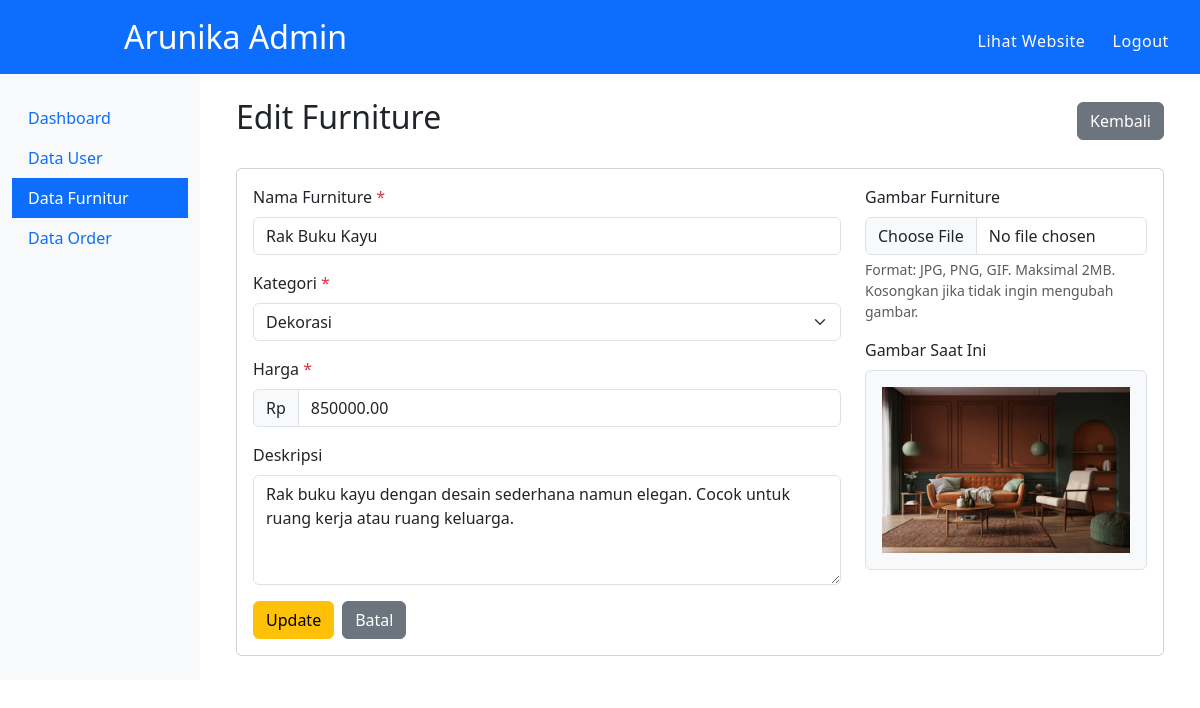
/view/admin/data_furniture/edit_furniture.php?id=6 (signed in), run on the app's committed database.
### tables this page shows
CREATE TABLE furniture (
    furniture_id INT AUTO_INCREMENT PRIMARY KEY,
    kategori_id INT NOT NULL,
    nama_furniture VARCHAR(255) NOT NULL,
    harga DECIMAL(10,2) NOT NULL,
    stok INT DEFAULT 0,
    gambar_furniture VARCHAR(255),
    deskripsi TEXT,
    berat DECIMAL(5,2),
    dimensi VARCHAR(100),
    material VARCHAR(100),
    is_active BOOLEAN DEFAULT TRUE,
    created_at TIMESTAMP DEFAULT CURRENT_TIMESTAMP,
    updated_at TIMESTAMP DEFAULT CURRENT_TIMESTAMP ON UPDATE CURRENT_TIMESTAMP,
    FOREIGN KEY (kategori_id) REFERENCES kategori(kategori_id) ON DELETE RESTRICT
);

CREATE TABLE kategori (
    kategori_id INT AUTO_INCREMENT PRIMARY KEY,
    nama_kategori VARCHAR(100) NOT NULL,
    deskripsi TEXT,
    icon VARCHAR(50),
    is_active BOOLEAN DEFAULT TRUE,
    created_at TIMESTAMP DEFAULT CURRENT_TIMESTAMP
);

### view/admin/data_furniture/edit_furniture.php (the view, shortened to what this page needs)
<?php
include '../../../config/connect.php';
$id = (int)$_GET['id'];
$stmt = $conn->prepare("SELECT * FROM furniture WHERE furniture_id = ?");
$stmt->bind_param("i", $id);
$stmt->execute();
$result = $stmt->get_result();
$furniture = $result->fetch_assoc();
$kategori = [];
$kq = $conn->query("SELECT * FROM kategori WHERE is_active = 1 ORDER BY nama_kategori ASC");
while ($row = $kq->fetch_assoc()) {
    $kategori[] = $row;
}
?>
<div class="container-fluid">
    <div class="d-flex justify-content-between align-items-center mb-4">
        <h2>Edit Furniture</h2>
        <a href="index.php" class="btn btn-secondary">
            <i class="fas fa-arrow-left"></i> Kembali
        </a>
    </div>
    <div class="card">
        <div class="card-body">
            <form action="../../../controller/furniture_admin_process.php" method="post" enctype="multipart/form-data">
                <div class="row">
                    <div class="col-md-8">
                        <div class="mb-3">
                            <label for="nama_furniture" class="form-label">Nama Furniture <span class="text-danger">*</span></label>
                            <input type="text" class="form-control" id="nama_furniture" name="nama_furniture" value="<?= htmlspecialchars($furniture['nama_furniture']) ?>" required>
                        </div>
                        <div class="mb-3">
                            <label for="kategori_id" class="form-label">Kategori <span class="text-danger">*</span></label>
                            <select class="form-select" id="kategori_id" name="kategori_id" required>
                                <?php foreach ($kategori as $k): ?>
                                    <option value="<?= $k['kategori_id'] ?>" <?= $furniture['kategori_id'] == $k['kategori_id'] ? 'selected' : '' ?>><?= htmlspecialchars($k['nama_kategori']) ?></option>
                                <?php endforeach; ?>
                            </select>
                        </div>
                        <div class="mb-3">
                            <label for="harga" class="form-label">Harga <span class="text-danger">*</span></label>
                            <div class="input-group">
                                <span class="input-group-text">Rp</span>
                                <input type="number" class="form-control" id="harga" name="harga" value="<?= $furniture['harga'] ?>" required>
                            </div>
                        </div>
                        <div class="mb-3">
                            <label for="deskripsi" class="form-label">Deskripsi</label>
                            <textarea class="form-control" id="deskripsi" name="deskripsi" rows="4" placeholder="Deskripsi furniture..."><?= htmlspecialchars($furniture['deskripsi']) ?></textarea>
                        </div>
                    </div>
                    <div class="col-md-4">
                        <div class="mb-3">
                            <label for="gambar_furniture" class="form-label">Gambar Furniture</label>
                            <input type="file" class="form-control" id="gambar_furniture" name="gambar_furniture" accept="image/*">
                            <div class="form-text">Format: JPG, PNG, GIF. Maksimal 2MB. Kosongkan jika tidak ingin mengubah gambar.</div>
                        </div>
                        <div class="mb-3">
                            <label class="form-label">Gambar Saat Ini</label>
                            <div id="imagePreview" class="border rounded p-3 text-center" style="min-height: 200px; background: #f8f9fa;">
                                <?php if ($furniture['gambar_furniture']): ?>
                                    <img src="/Arunika/assets/img/<?= htmlspecialchars($furniture['gambar_furniture']) ?>" class="img-fluid" style="max-height: 200px;">
                                <?php else: ?>
                                    <i class="fas fa-image text-muted" style="font-size: 3rem;"></i>
                                    <p class="text-muted mt-2">Tidak ada gambar</p>
                                <?php endif; ?>
                            </div>
                        </div>
                    </div>
                </div>
                <div class="d-flex gap-2">
                    <button type="submit" name="edit" class="btn btn-warning">
                        <i class="fas fa-save"></i> Update
                    </button>
                    <a href="index.php" class="btn btn-secondary">
                        <i class="fas fa-times"></i> Batal
                    </a>
                </div>
            </form>
        </div>
    </div>
</div>
<?php
include $_SERVER['DOCUMENT_ROOT'] . '/Arunika/view/admin/master.php';
?>

### assets/css/style.css (style rules this page uses)
body { margin: 0; padding: 0; }

### data on the page
furniture: nama_furniture "Rak Buku Kayu", kategori_id "Dekorasi", harga "850000.00", deskripsi "Rak buku kayu dengan desain sederhana namun elegan. Cocok untuk ruang kerja atau ruang keluarga.", gambar_furniture (picture)
